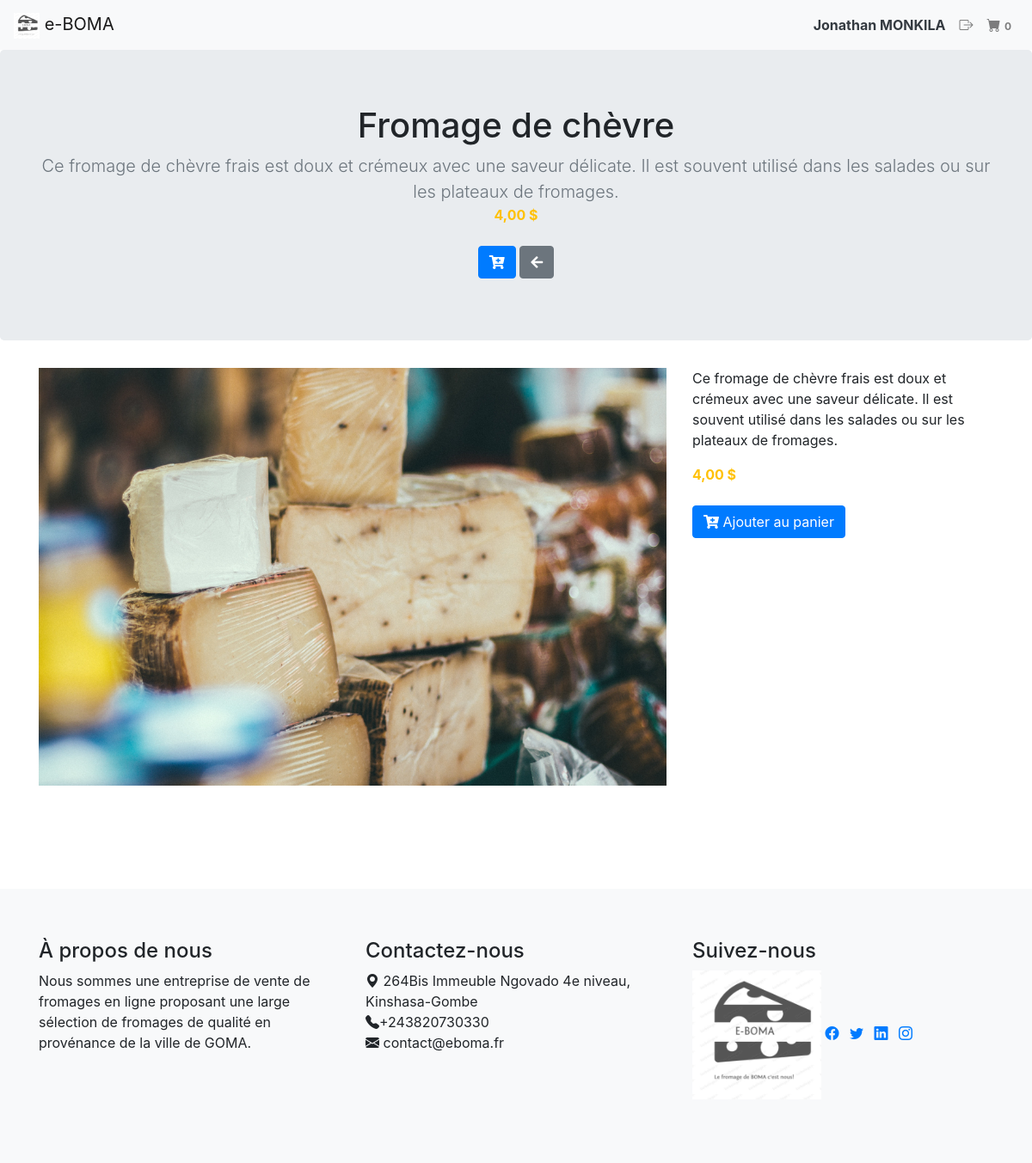
The page /fromage/f_chevre/ (signed in) on the database its author committed.
### comptes/models.py (models this page shows)
class Client(AbstractUser):
    telephone = models.CharField(max_length=20)
    adresse = models.CharField(max_length=255)

### boutique/models.py (models this page shows, shortened)
class Panier(models.Model):
    utilisateur = models.OneToOneField(AUTH_USER_MODEL, on_delete=models.CASCADE)
    commandes = models.ManyToManyField(Commande)

class Fromage(models.Model):
    nom = models.CharField(max_length=255)
    description = models.TextField(blank=True)
    prix = models.DecimalField(max_digits=7, decimal_places=2)
    stock = models.IntegerField(default=0)
    image = models.ImageField(upload_to="fromages", blank=True, null=True)
    slug = models.SlugField(max_length=128)

### boutique/views.py (the view)
# urls.py: path('fromage/<str:slug>/', fromage_details, name="fromage"),
def fromage_details(request, slug ):
    fromage = get_object_or_404(Fromage, slug=slug)
    return render(request, 'boutique/details.html', context={"fromage": fromage})

### boutique/templates/boutique/details.html
{% extends 'base.html' %}
{% block content %}
<section class="jumbotron text-center">
    <div class="container">
        <h1 class="jumbotron-heading">{{ fromage.nom }}</h1>
        <p class="lead text-muted mb-0">{{ fromage.description }}</p>
        <p class="text-warning "><strong>{{ fromage.prix }} $</strong></p>
        {% if user.is_authenticated %}
        <a href="{% url 'ajouter-au-panier' fromage.slug %}" class="btn btn-primary my-2">
            <i class="fas fa-cart-plus"></i>
        </a>
        {% endif %}
        <a href="#" onClick="history.go(-1)" class="btn btn-secondary my-2">
            <i class="fas fa-arrow-left"></i>
        </a>
    </div>
</section>
<div class="container">
    <div class="row">
        <div class="col-md-8">
            <img src="{{ fromage.image.url }}" class="img-fluid" alt="{{ fromage.nom }}">
        </div>
        <div class="col-md-4">
            <p>{{ fromage.description }}</p>
            <p class="text-warning"><strong>{{ fromage.prix }} $</strong></p>
            {% if user.is_authenticated %}
            <a href="{% url 'ajouter-au-panier' fromage.slug %}" class="btn btn-primary my-2">
                <i class="fas fa-cart-plus"></i> Ajouter au panier
            </a>
            {% endif %}
        </div>
    </div>
</div>
{% endblock %}

### templates/base.html (shortened to what this page needs)
<!DOCTYPE html>
<html lang="fr">
<head>
    {% block head %}
    {% load static %}
    <link rel="stylesheet" href="https://maxcdn.bootstrapcdn.com/bootstrap/4.0.0/css/bootstrap.min.css"
>
    <link rel="stylesheet" href="{% static 'css/style.css' %}">
    <link rel="stylesheet" href="https://cdnjs.cloudflare.com/ajax/libs/bootstrap-icons/1.8.1/font/bootstrap-icons.min.css">
    <link rel="stylesheet" href="https://cdnjs.cloudflare.com/ajax/libs/font-awesome/5.15.3/css/all.min.css" />
    {% endblock %}
</head>
<body>
<header>
    <nav class="navbar navbar-expand-lg navbar-light bg-light">
        <a class="navbar-brand" href="{% url 'index' %}">
            <img src="{% static 'images/logo.png' %}" width="30" height="30" alt="Logo">
            e-BOMA
        </a>
        <div class="collapse navbar-collapse" id="navbarNav">
            <ul class="navbar-nav ml-auto">
                {% if user.is_authenticated %}
                <li class="nav-item">
                    <a class="nav-link font-weight-bold text-dark" href="{% url 'index' %}">{{ user.username }}</a>
                </li>
                <li class="nav-item">
                    <a class="nav-link" href="{% url 'deconnexion' %}">
                        <i class="bi-box-arrow-right"></i>
                    </a>
                </li>
                {% endif %}
                {% if user.panier %}
                <li class="nav-item">
                    <a class="nav-link" href="{% url 'panier' %}">
                        <i class="bi-cart-fill me-1"></i>
                        <span class="badge p-0 rounded-pill badge-lg">
                            {{ user.panier.commandes.count }}
                        </span>
                    </a>
                </li>
                {% endif %}
            </ul>
        </div>
    </nav>
</header>
<main>
    {% block content %}{% endblock %}
</main>
    <br><br><br><br><br>
<footer class="bg-light">
    <div class="container py-5">
        <div class="row">
            <div class="col-md-4">
                <h4>À propos de nous</h4>
                <p>Nous sommes une entreprise de vente de fromages en ligne proposant une large sélection de fromages
                    de qualité en provénance de la ville de GOMA.</p>
            </div>
            <div class="col-md-4">
                <h4>Contactez-nous</h4>
                <ul class="list-unstyled">
                    <li><i class="bi-geo-alt-fill me-2"></i> 264Bis Immeuble Ngovado 4e niveau, Kinshasa-Gombe</li>
                    <li><i class="bi-telephone-fill me-2"></i>+243820730330</li>
                    <li><i class="bi-envelope-fill me-2"></i> contact@eboma.fr</li>
                </ul>
            </div>
            <div class="col-md-4">
                <h4>Suivez-nous</h4>
                <ul class="list-inline">
                               <img src="{% static 'images/logo.png' %}" width="150" height="150" alt="Logo">
                    <li class="list-inline-item"><a href="#"><i class="bi bi-facebook"></i></a></li>
                    <li class="list-inline-item"><a href="#"><i class="bi bi-twitter"></i></a></li>
                    <li class="list-inline-item"><a href="#"><i class="bi bi-linkedin"></i></a></li>
                    <li class="list-inline-item"><a href="#"><i class="bi bi-instagram"></i></a></li>
                </ul>
            </div>
        </div>
    </div>
</footer>
</body>
</html>

### templates/base.html (style rules this page uses)
footer { bottom: 0; width: 100%; background-color: #f4f4f4; padding: 10px 0; }

### rows shown on the page
Client: username "Jonathan MONKILA", panier.commandes.count "0"
Fromage: nom "Fromage de chèvre", description "Ce fromage de chèvre frais est doux et crémeux avec une saveur délicate. Il est souvent utilisé dans les salades ou sur les plateaux de fromages.", prix "4,00", image (picture)
